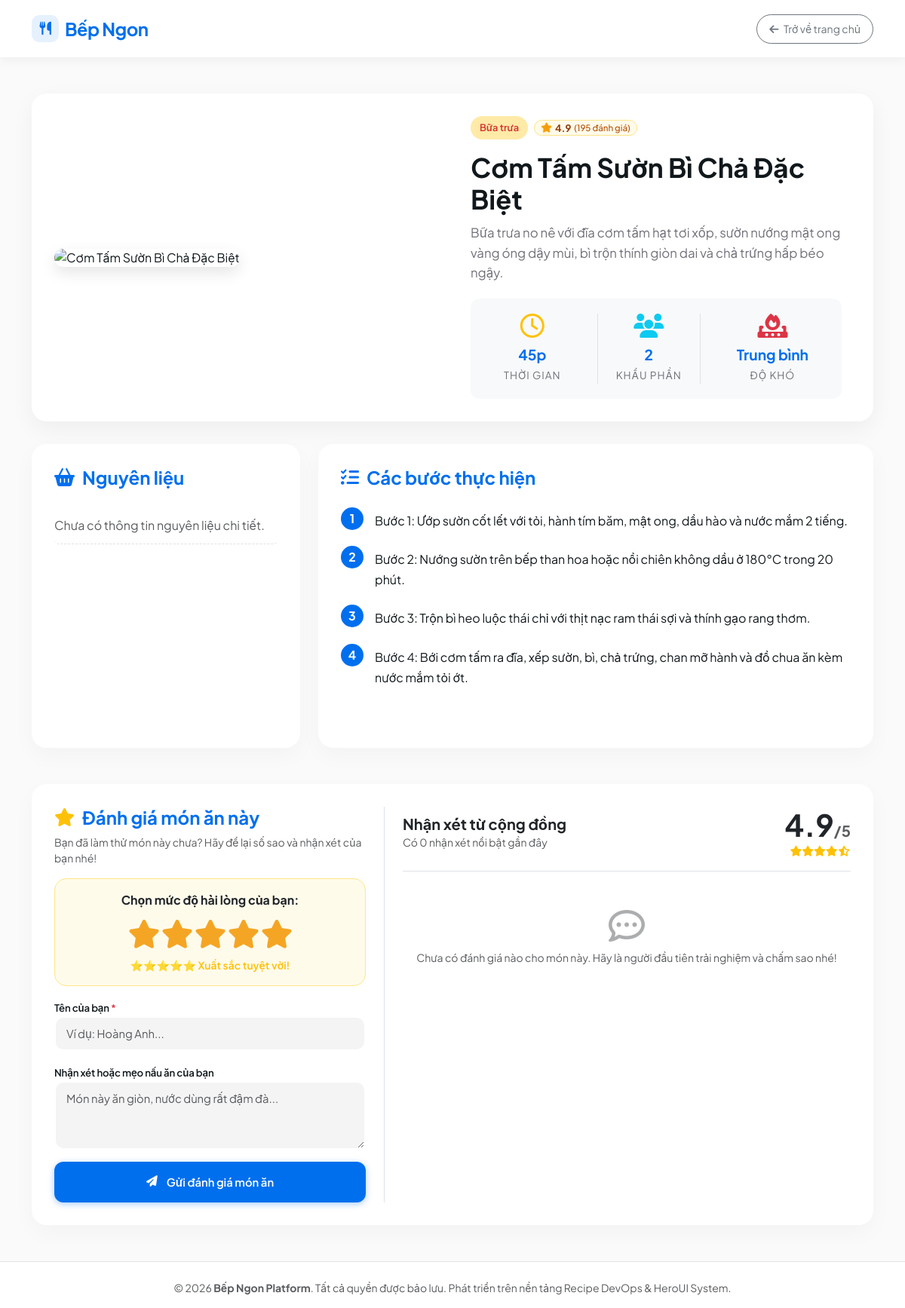
The app's page /app/public/recipe.php?id=20 with its own data.
### tables this page shows
CREATE TABLE `recipes` (
  `id` int NOT NULL AUTO_INCREMENT,
  `title` varchar(255) NOT NULL,
  `slug` varchar(255) NOT NULL,
  `description` text,
  `image` varchar(255) DEFAULT NULL,
  `cook_time` int DEFAULT NULL,
  `servings` int DEFAULT NULL,
  `difficulty` varchar(50) DEFAULT NULL,
  `category_id` int DEFAULT NULL,
  `instructions` text,
  `created_at` timestamp NULL DEFAULT CURRENT_TIMESTAMP,
  `updated_at` timestamp NULL DEFAULT CURRENT_TIMESTAMP ON UPDATE CURRENT_TIMESTAMP,
  `rating` decimal(2,1) DEFAULT '4.8',
  `rating_count` int DEFAULT '120',
  PRIMARY KEY (`id`),
  UNIQUE KEY `slug` (`slug`),
  KEY `category_id` (`category_id`),
  CONSTRAINT `recipes_ibfk_1` FOREIGN KEY (`category_id`) REFERENCES `categories` (`id`) ON DELETE SET NULL
);

CREATE TABLE `categories` (
  `id` int NOT NULL AUTO_INCREMENT,
  `name` varchar(255) NOT NULL,
  `slug` varchar(255) NOT NULL,
  `description` text,
  PRIMARY KEY (`id`),
  UNIQUE KEY `slug` (`slug`)
);

### app/public/recipe.php (the view, shortened to what this page needs)
<?php
require_once __DIR__ . '/../src/db.php';
$id = isset($_GET['id']) ? (int)$_GET['id'] : 0;
$stmt = $pdo->prepare("SELECT r.*, c.name as category_name FROM recipes r LEFT JOIN categories c ON r.category_id = c.id WHERE r.id = ?");
$stmt->execute([$id]);
$recipe = $stmt->fetch();
$stmtIng = $pdo->prepare("SELECT i.name, ri.quantity, ri.unit FROM recipe_ingredients ri JOIN ingredients i ON ri.ingredient_id = i.id WHERE ri.recipe_id = ?");
$stmtIng->execute([$id]);
$ingredients = $stmtIng->fetchAll();
$stmtReviews = $pdo->prepare("SELECT * FROM recipe_reviews WHERE recipe_id = ? ORDER BY created_at DESC LIMIT 15");
$stmtReviews->execute([$id]);
$reviewsList = $stmtReviews->fetchAll();
?>
<!DOCTYPE html>
<html lang="vi">
<head>
    <link href="https://cdn.jsdelivr.net/npm/bootstrap@5.3.0/dist/css/bootstrap.min.css" rel="stylesheet">
    <link rel="stylesheet" href="https://cdnjs.cloudflare.com/ajax/libs/font-awesome/6.4.0/css/all.min.css">
    <link rel="stylesheet" href="css/style.css">
</head>
<body>
    <nav class="navbar navbar-expand-lg navbar-light sticky-top">
        <div class="container">
            <a class="navbar-brand d-flex align-items-center gap-2" href="index.php">
                <span class="brand-icon-box"><i class="fa-solid fa-utensils"></i></span>
                <span>Bếp Ngon</span>
            </a>
            <div class="ms-auto d-flex align-items-center gap-2">
                <a href="index.php" class="btn btn-outline-secondary btn-sm rounded-pill px-3 py-2"><i class="fa-solid fa-arrow-left me-1"></i> Trở về trang chủ</a>
            </div>
        </div>
    </nav>
    <div class="container my-5">
        <div class="detail-header">
            <div class="row align-items-center">
                <div class="col-lg-6 mb-4 mb-lg-0">
                    <?php if($recipe['image']): ?>
                        <img src="<?= htmlspecialchars($recipe['image']) ?>" class="detail-img" alt="<?= htmlspecialchars($recipe['title']) ?>">
                    <?php else: ?>
                        <img src="https://via.placeholder.com/600x400.png?text=Bếp+Ngon" class="detail-img" alt="No image">
                    <?php endif; ?>
                </div>
                <div class="col-lg-6 px-lg-4">
                    <?php
                    $score = !empty($recipe['rating']) ? (float)$recipe['rating'] : round(4.5 + (($recipe['id'] * 7) % 6) * 0.1, 1);
                    $reviews = !empty($recipe['rating_count']) ? (int)$recipe['rating_count'] : (int)($recipe['id'] * 23 + 47);
                    ?>
                    <div class="d-flex align-items-center gap-2 mb-3">
                        <span class="badge-category m-0"><?= htmlspecialchars($recipe['category_name'] ?? 'Món chính') ?></span>
                        <div class="heroui-rating-badge" title="Đánh giá chất lượng: <?= number_format($score, 1) ?> / 5 sao (<?= $reviews ?> đánh giá)">
                            <i class="fa-solid fa-star star-icon"></i>
                            <span class="rating-num"><?= number_format($score, 1) ?></span>
                            <span class="rating-reviews">(<?= $reviews ?> đánh giá)</span>
                        </div>
                    </div>
                    <h1 class="recipe-title" style="font-size: 2.2rem;"><?= htmlspecialchars($recipe['title']) ?></h1>
                    <p class="recipe-desc" style="font-size: 1.05rem;"><?= htmlspecialchars($recipe['description']) ?></p>
                    <div class="detail-meta-box">
                        <div class="meta-box-item">
                            <i class="fa-regular fa-clock fa-2x mb-2 text-warning"></i>
                            <strong><?= $recipe['cook_time'] ?>p</strong>
                            <span>Thời gian</span>
                        </div>
                        <div class="meta-box-item border-start border-end px-4">
                            <i class="fa-solid fa-users fa-2x mb-2 text-info"></i>
                            <strong><?= $recipe['servings'] ?></strong>
                            <span>Khẩu phần</span>
                        </div>
                        <div class="meta-box-item">
                            <i class="fa-solid fa-fire-burner fa-2x mb-2 text-danger"></i>
                            <strong><?= htmlspecialchars($recipe['difficulty']) ?></strong>
                            <span>Độ khó</span>
                        </div>
                    </div>
                </div>
            </div>
        </div>
        <div class="row g-4 mb-5">
            <div class="col-lg-4">
                <div class="content-card h-100">
                    <h4 class="content-title"><i class="fa-solid fa-basket-shopping"></i> Nguyên liệu</h4>
                    <ul class="list-group ingredient-list">
                        <?php if(count($ingredients) > 0): ?>
                            <?php foreach($ingredients as $ing): ?>
                                <li class="list-group-item d-flex justify-content-between align-items-center">
                                    <span><?= htmlspecialchars($ing['name']) ?></span>
                                    <span class="badge bg-light text-dark border fw-bold px-3 py-2 rounded-pill">
                                        <?= htmlspecialchars($ing['quantity'] . ' ' . $ing['unit']) ?>
                                    </span>
                                </li>
                            <?php endforeach; ?>
                        <?php else: ?>
                            <li class="list-group-item text-muted">Chưa có thông tin nguyên liệu chi tiết.</li>
                        <?php endif; ?>
                    </ul>
                </div>
            </div>
            <div class="col-lg-8">
                <div class="content-card h-100">
                    <h4 class="content-title"><i class="fa-solid fa-list-check"></i> Các bước thực hiện</h4>
                    <div class="instructions-wrapper mt-4">
                        <?php
                            $instructions = explode("\n", $recipe['instructions']);
                            $stepNum = 1;
                            foreach($instructions as $step) {
                                if(trim($step) !== '') {
                                    echo '<div class="instruction-step">';
                                    echo '<div class="step-number">' . $stepNum . '</div>';
                                    echo '<div class="step-text">' . nl2br(htmlspecialchars(trim($step))) . '</div>';
                                    echo '</div>';
                                    $stepNum++;
                                }
                            }
                        ?>
                    </div>
                </div>
            </div>
        </div>
        <div id="reviewsSection" class="content-card mb-5">
            <div class="row g-4 align-items-start">
                <div class="col-lg-5 border-end pe-lg-4">
                    <h4 class="content-title mb-2">
                        <i class="fa-solid fa-star text-warning"></i> Đánh giá món ăn này
                    </h4>
                    <p class="text-muted small mb-3">Bạn đã làm thử món này chưa? Hãy để lại số sao và nhận xét của bạn nhé!</p>
                    <form method="POST" action="recipe.php?id=<?= $recipe['id'] ?>">
                        <div class="mb-3 text-center p-3 rounded-4" style="background: #FFFBEB; border: 1px solid #FDE68A;">
                            <label class="d-block text-dark fw-bold mb-2">Chọn mức độ hài lòng của bạn:</label>
                            <div class="rating-stars-input mb-2">
                                <label for="star5" title="5 sao - Xuất sắc, tuyệt vời!"><i class="fa-solid fa-star"></i></label>
                                <label for="star4" title="4 sao - Rất ngon, dễ làm!"><i class="fa-solid fa-star"></i></label>
                                <label for="star3" title="3 sao - Ăn vừa miệng"><i class="fa-solid fa-star"></i></label>
                                <label for="star2" title="2 sao - Hơi khó làm"><i class="fa-solid fa-star"></i></label>
                                <label for="star1" title="1 sao - Cần cải thiện"><i class="fa-solid fa-star"></i></label>
                            </div>
                            <div id="starHint" class="small fw-semibold text-warning" style="min-height: 20px;">
                                ⭐⭐⭐⭐⭐ Xuất sắc tuyệt vời!
                            </div>
                        </div>
                        <div class="mb-3">
                            <label class="heroui-label">Tên của bạn <span class="text-danger">*</span></label>
                            <input type="text" name="user_name" class="form-control heroui-input" placeholder="Ví dụ: Hoàng Anh..." required>
                        </div>
                        <div class="mb-3">
                            <label class="heroui-label">Nhận xét hoặc mẹo nấu ăn của bạn</label>
                            <textarea name="comment" class="form-control heroui-input" rows="3" placeholder="Món này ăn giòn, nước dùng rất đậm đà..."></textarea>
                        </div>
                        <button type="submit" class="btn heroui-btn-primary w-100 py-3">
                            <i class="fa-solid fa-paper-plane me-1"></i> Gửi đánh giá món ăn
                        </button>
                    </form>
                </div>
                <div class="col-lg-7 ps-lg-4">
                    <div class="d-flex align-items-center justify-content-between mb-4 pb-3 border-bottom">
                        <div>
                            <h5 class="fw-bold m-0 text-dark">Nhận xét từ cộng đồng</h5>
                            <span class="text-muted small">Có <?= count($reviewsList) ?> nhận xét nổi bật gần đây</span>
                        </div>
                        <div class="text-end">
                            <div class="display-6 fw-bold text-dark m-0"><?= number_format($score, 1) ?><span class="fs-5 text-muted">/5</span></div>
                            <div class="text-warning small">
                                <i class="fa-solid fa-star"></i><i class="fa-solid fa-star"></i><i class="fa-solid fa-star"></i><i class="fa-solid fa-star"></i><i class="fa-solid fa-star-half-stroke"></i>
                            </div>
                        </div>
                    </div>
                    <div class="reviews-list" style="max-height: 420px; overflow-y: auto;">
                        <?php if(count($reviewsList) > 0): ?>
                            <?php foreach($reviewsList as $rev): ?>
                                <div class="review-item">
                                    <div class="d-flex justify-content-between align-items-center mb-2">
                                        <div class="d-flex align-items-center gap-2">
                                            <div class="review-avatar">
                                                <?= strtoupper(mb_substr($rev['user_name'], 0, 1, 'UTF-8')) ?>
                                            </div>
                                            <div>
                                                <div class="fw-bold text-dark" style="font-size: 0.9rem;"><?= htmlspecialchars($rev['user_name']) ?></div>
                                                <small class="text-muted" style="font-size: 0.75rem;"><?= date('d/m/Y H:i', strtotime($rev['created_at'])) ?></small>
                                            </div>
                                        </div>
                                        <div class="text-warning" style="font-size: 0.85rem;">
                                            <?php for($k = 1; $k <= 5; $k++): ?>
                                                <i class="fa-<?= $k <= $rev['rating'] ? 'solid' : 'regular' ?> fa-star"></i>
                                            <?php endfor; ?>
                                        </div>
                                    </div>
                                    <?php if(!empty($rev['comment'])): ?>
                                        <p class="m-0 text-secondary" style="font-size: 0.88rem; line-height: 1.5;">
                                            <?= nl2br(htmlspecialchars($rev['comment'])) ?>
                                        </p>
                                    <?php endif; ?>
                                </div>
                            <?php endforeach; ?>
                        <?php else: ?>
                            <div class="text-center py-4 text-muted">
                                <i class="fa-regular fa-comment-dots fa-3x mb-2 opacity-50"></i>
                                <p class="small">Chưa có đánh giá nào cho món này. Hãy là người đầu tiên trải nghiệm và chấm sao nhé!</p>
                            </div>
                        <?php endif; ?>
                    </div>
                </div>
            </div>
        </div>
    </div>
    <footer class="heroui-footer pt-4 pb-3 mt-5">
        <div class="container text-center">
            <div class="text-muted small">
                © 2026 <strong>Bếp Ngon Platform</strong>. Tất cả quyền được bảo lưu. Phát triển trên nền tảng Recipe DevOps & HeroUI System.
            </div>
        </div>
    </footer>
</body>
</html>

### records on screen
recipes: category.name "Bữa trưa", rating "4.9", rating_count "195", title "Cơm Tấm Sườn Bì Chả Đặc Biệt", description "Bữa trưa no nê với đĩa cơm tấm hạt tơi xốp, sườn nướng mật ong vàng óng dậy mùi, bì trộn thính giòn dai và chả trứng hấp béo ngậy.", cook_time "45", servings "2", difficulty "Trung bình", instructions "Bước 1: Ướp sườn cốt lết với tỏi, hành tím băm, mật ong, dầu hào và nước mắm 2 tiếng.", instructions "Bước 2: Nướng sườn trên bếp than hoa hoặc nồi chiên không dầu ở 180°C trong 20 phút.", instructions "Bước 3: Trộn bì heo luộc thái chỉ với thịt nạc ram thái sợi và thính gạo rang thơm.", instructions "Bước 4: Bới cơm tấm ra đĩa, xếp sườn, bì, chả trứng, chan mỡ hành và đồ chua ăn kèm nước mắm tỏi ớt."

### other values on screen
count($reviewsList) "0"
